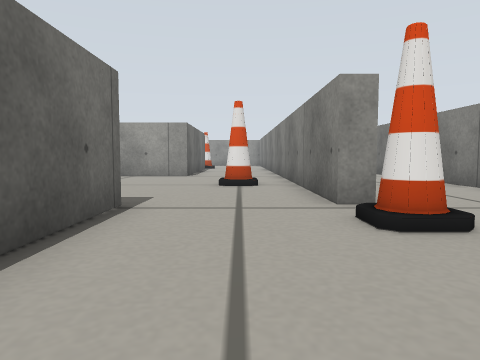
View 1 (above)

23 first-person views from a walk through a Gazebo world. The camera is 0.19 m above the floor, tilts 4° down and sees 70° across. The floor is counted in squares, 0.25 m on a side. Each view is taken from the middle of a square. On the plan, view 1 faces up. The plan holds only what a view shows up to about 11 squares ahead; the rest is blank. The robots in the file are not drawn. Some surface patterns are stand-ins.

View 2
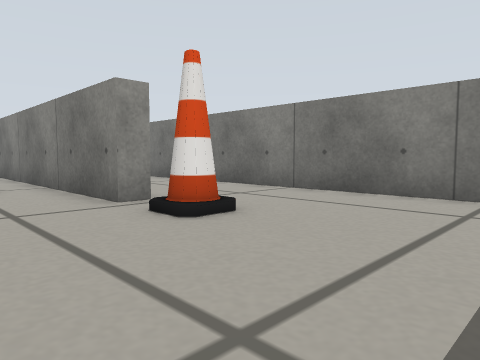

View 3
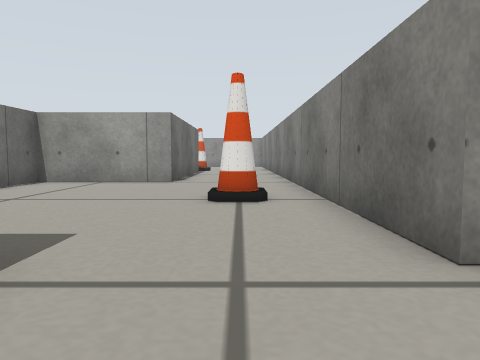

View 4
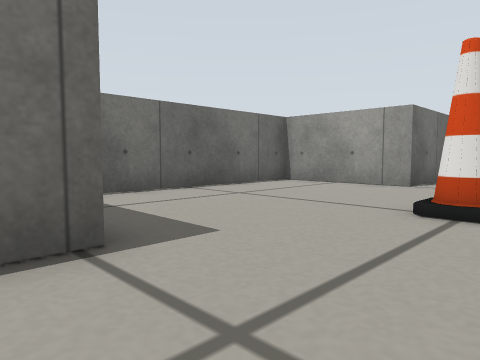

View 5
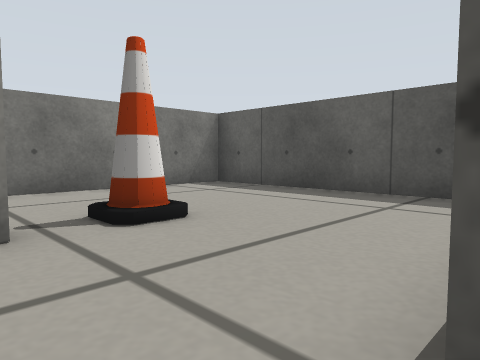

View 6
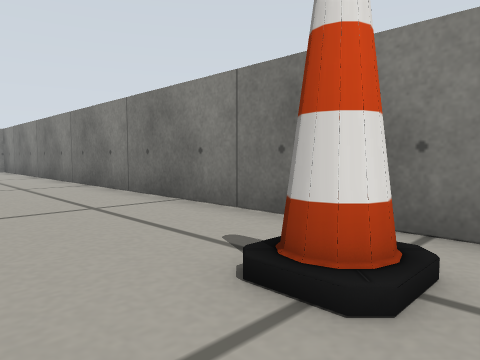

View 7
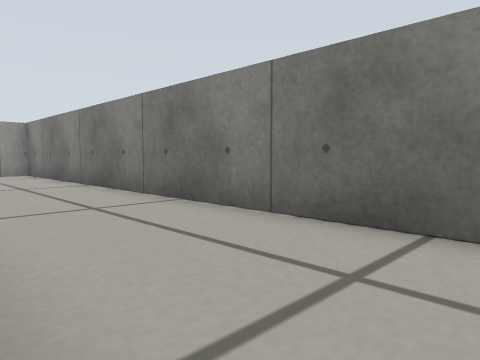

View 8
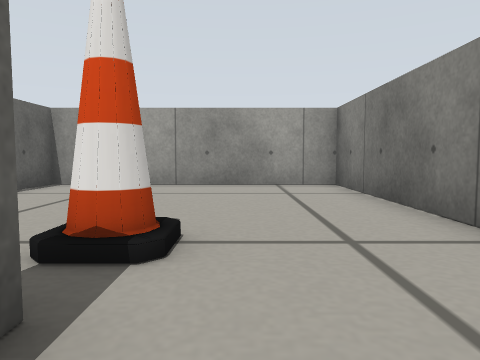

View 9
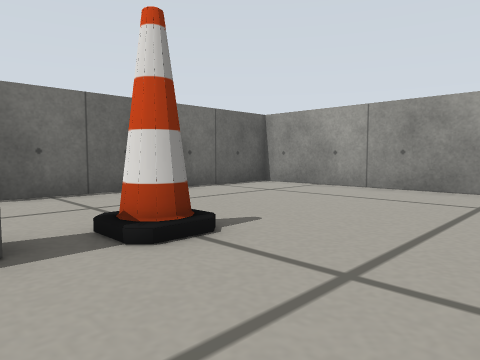

View 10
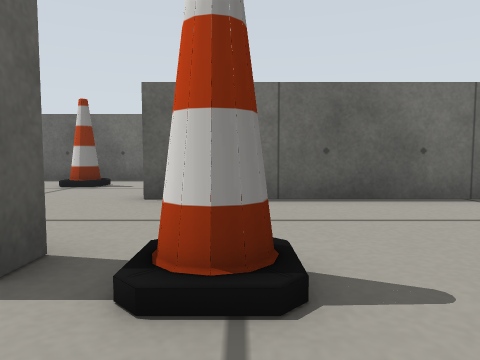

View 11
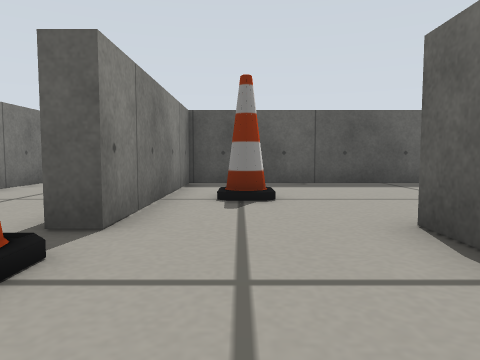

View 12
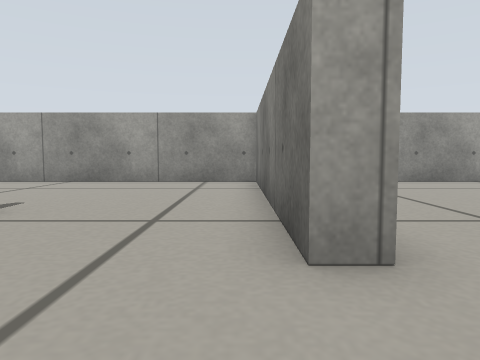

View 13
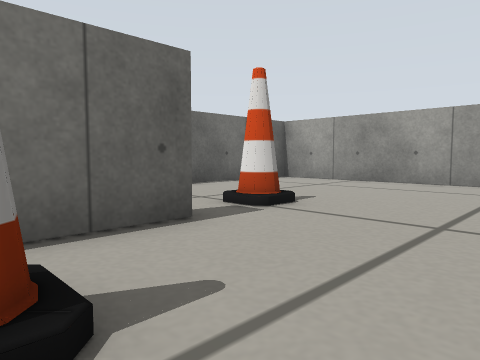

View 14
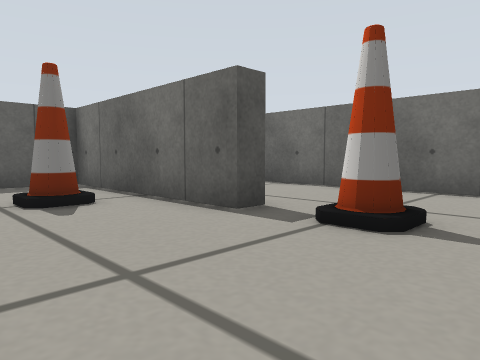

View 15
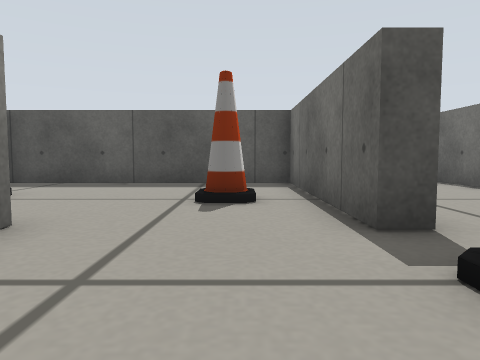

View 16
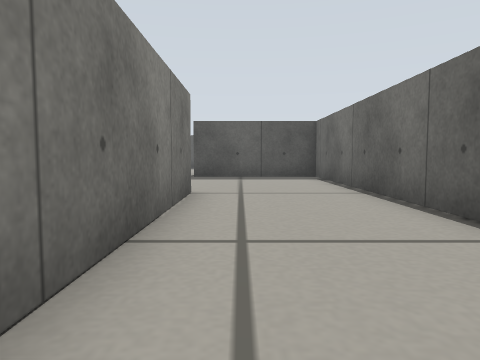

View 17
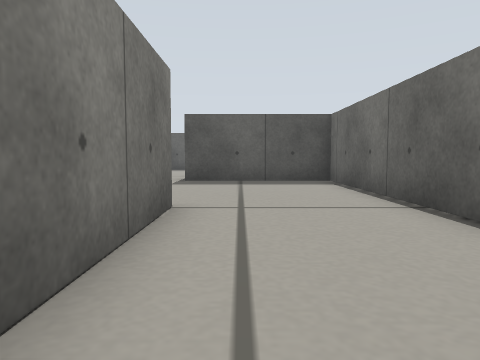

View 18
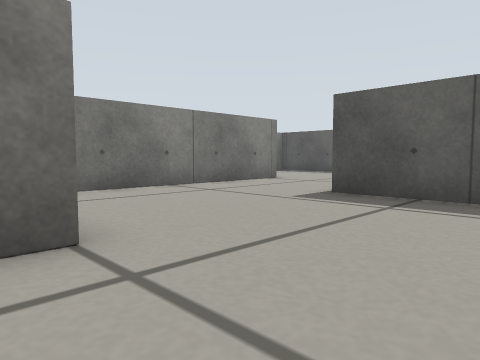

View 19
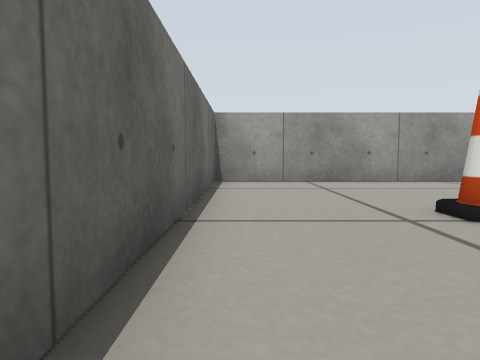

View 20
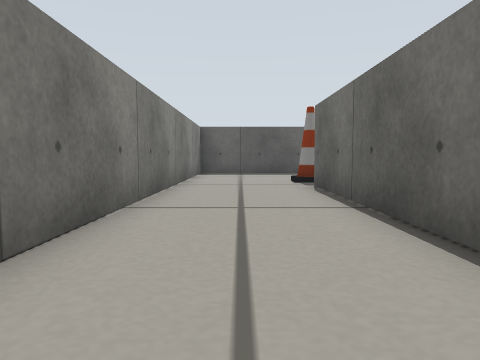

View 21
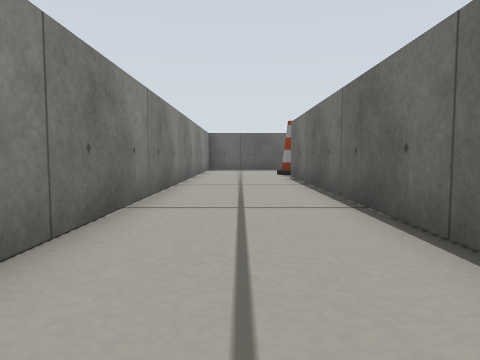

View 22
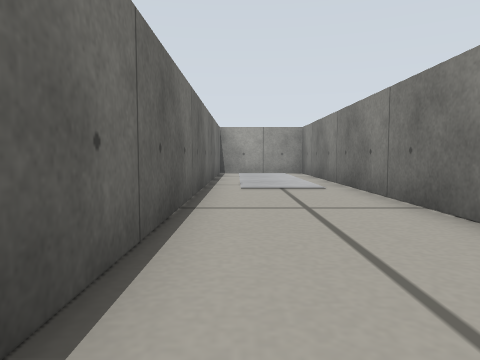

View 23
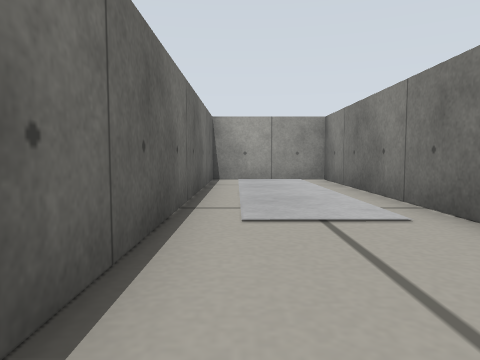

### Floor plan
Ten units are one square. View 1 is at (0, 0); x grows to the right and y downward. Boxes are objects, and circles mark ways between rooms. Rooms are numbered by the first view taken in them; rooms with no view inside come last. Other rooms are left out.
<svg viewBox="-152 -275 214 288">
<path fill="none" stroke="#000" d="M-18 -53 -18 -25M-5 8 57 8 57 -270 21 -270 21 -53 15 -53M-20 -129 -59 -129 -59 -69M15 -53 15 -115M-26 -185 -26 -195 -19 -195M-20 -159 -20 -129M15 -115 15 -270 -59 -270 -59 -193M-110 -195 -104 -195 -104 -135 -26 -135 -26 -185M-59 -193 -64 -193 -64 -266M-110 -129 -110 -186M-65 -270 -147 -270 -147 -126M-64 -59 -64 -114M-147 -126 -147 -76 -102 -76"/>
<rect x="15" y="-45" width="10" height="10" fill="#bbb"><title>cone</title></rect>
<rect x="-5" y="-95" width="10" height="10" fill="#bbb"><title>cone</title></rect>
<rect x="-25" y="-215" width="10" height="10" fill="#bbb"><title>cone</title></rect>
<rect x="-115" y="-215" width="10" height="10" fill="#bbb"><title>cone</title></rect>
<rect x="-95" y="-175" width="10" height="10" fill="#bbb"><title>cone</title></rect>
<rect x="-45" y="-175" width="10" height="10" fill="#bbb"><title>cone</title></rect>
<circle cx="0" cy="-50" r="3" fill="#2a7"/>
<circle cx="0" cy="-123" r="3" fill="#2a7"/>
<circle cx="-40" cy="-193" r="3" fill="#2a7"/>
<circle cx="-130" cy="-120" r="3" fill="#2a7"/>
<text x="30" y="-110">1</text>
<text x="-20" y="-90">2</text>
<text x="-10" y="-210">3</text>
<text x="-90" y="-190">4</text>
<text x="-100" y="-90">5</text>
</svg>
Room 1 opens to room 2. Room 2 opens to room 3. Room 3 opens to room 4. Room 4 opens to room 5.

Where each view was taken, in squares from view 1:
view 1: 0 up, 0 right, facing up
view 2: 0 up, 1 left, facing up-right
view 3: 3 up, 0 right, facing up
view 4: 4 up, 1 right, facing up-left
view 5: 6 up, 2 left, facing down-right
view 6: 8 up, 2 left, facing up-right
view 7: 12 up, 2 left, facing up-right
view 8: 18 up, 1 left, facing up
view 9: 19 up, 1 right, facing up-left
view 10: 21 up, 0 right, facing left
view 11: 23 up, 4 left, facing down
view 12: 17 up, 7 left, facing up
view 13: 17 up, 7 left, facing up-left
view 14: 23 up, 7 left, facing down-left
view 15: 23 up, 9 left, facing down
view 16: 20 up, 12 left, facing down
view 17: 18 up, 12 left, facing down
view 18: 14 up, 14 left, facing down-right
view 19: 17 up, 14 left, facing up
view 20: 14 up, 4 right, facing down
view 21: 18 up, 4 right, facing down
view 22: 12 up, 3 right, facing up
view 23: 16 up, 3 right, facing up
